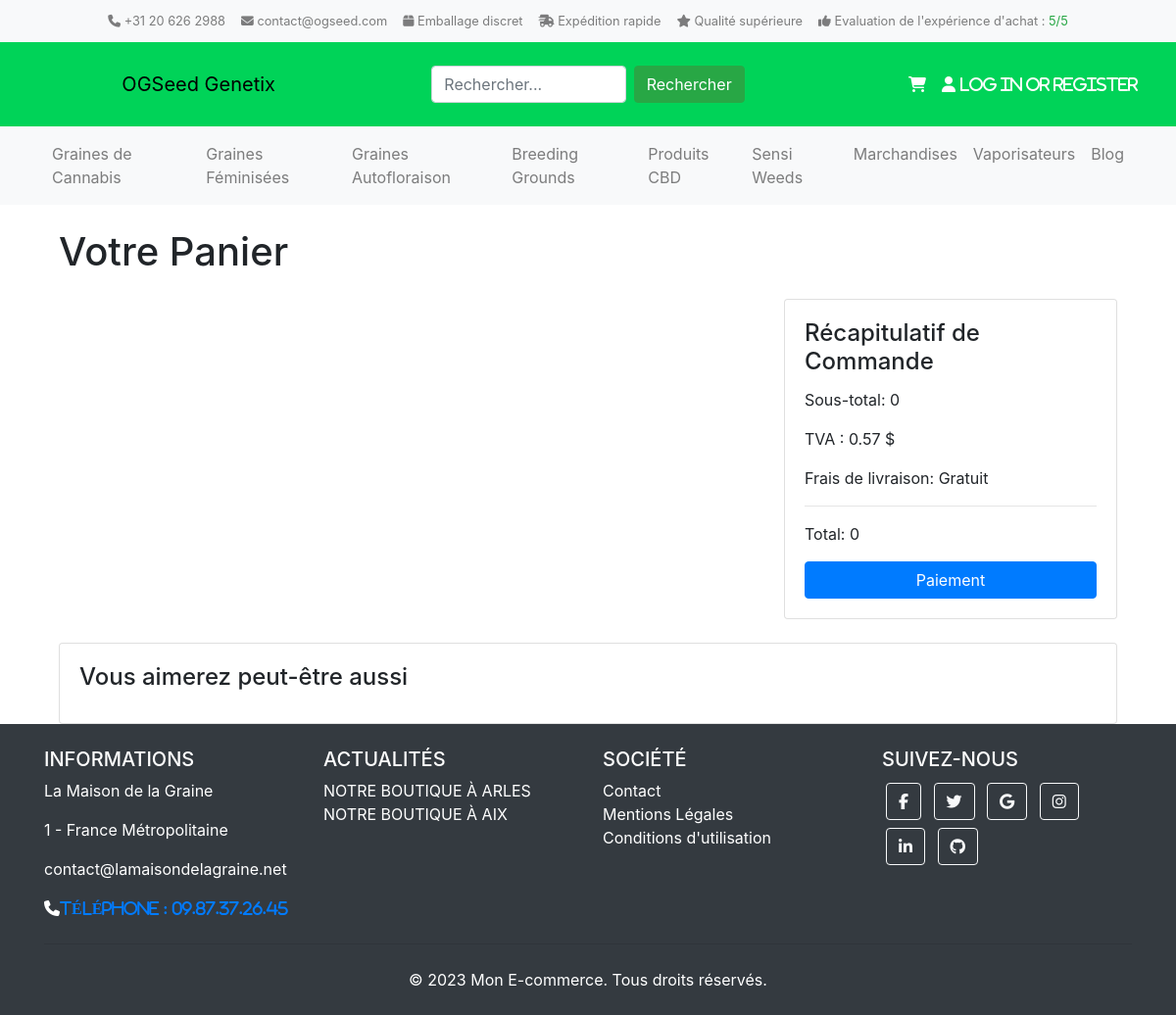
Before: /cart/ with the older database file.
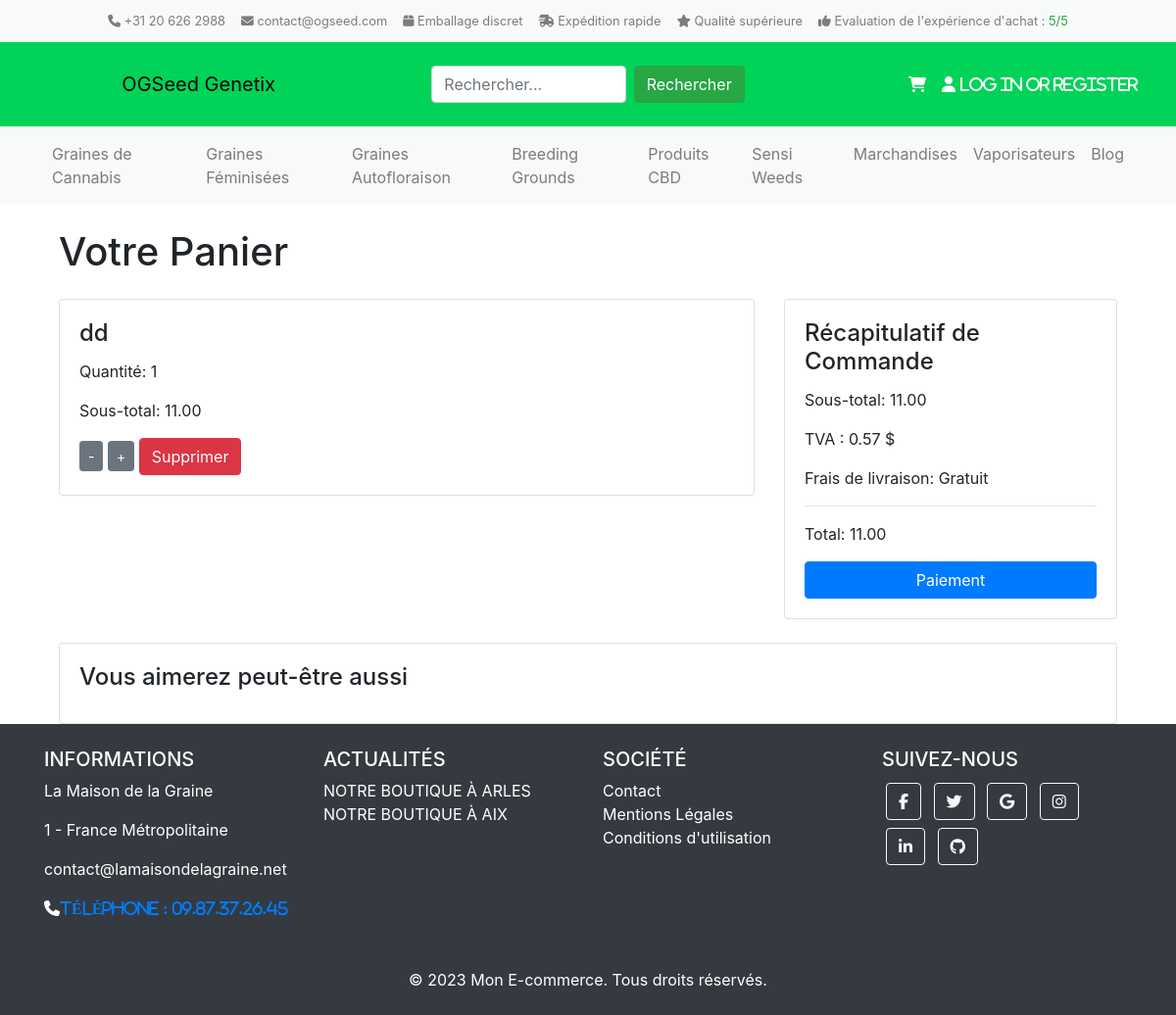
After: the same page with the newer database file.
### shop/models.py (models this page shows, shortened)
class Cart(models.Model):
    user = models.ForeignKey(get_user_model(), on_delete=models.CASCADE, blank=True, null=True)
    created_at = models.DateTimeField(auto_now_add=True)
    updated_at = models.DateTimeField(auto_now=True)
    def calculate_total(self):
        cart_items = self.cartitem_set.all()  # Récupère tous les articles du panier
        total = sum(item.subtotal for item in cart_items)
        return total

class CartItem(models.Model):
    cart = models.ForeignKey(Cart, on_delete=models.CASCADE)
    product = models.ForeignKey('shop.Product', on_delete=models.CASCADE)
    quantity = models.PositiveIntegerField(default=1)
    subtotal = models.DecimalField(max_digits=10, decimal_places=2, default=0.00)

class Product(models.Model):
    title = models.CharField(max_length=200)
    price = models.FloatField()
    description = models.TextField()
    category = models.ForeignKey(Category, related_name='categorie', on_delete=models.CASCADE)
    image = models.CharField(max_length=5000)
    date_added = models.DateTimeField(auto_now_add=True)
    class Meta:
        ordering = ['-date_added']

### shop/views.py (the view)
# urls.py: path('cart/', view_cart, name='cart'),
def view_cart(request):
    user = request.user
    if user.is_authenticated:
        cart, created = Cart.objects.get_or_create(user=user)
    else:
        cart, created = Cart.objects.get_or_create(user=None)
    cart_items = cart.cartitem_set.all()
    return render(request, 'shop/cart.html', {'cart': cart, 'cart_items': cart_items})

### shop/templates/shop/cart.html (shortened to what this page needs)
{% extends "shop/base.html" %}
{% block content %}
<div class="container">
    <h1 class="my-4">Votre Panier</h1>
    <div class="row">
        <div class="col-md-8">
            {% for item in cart_items %}
                <div class="card mb-3">
                    <div class="card-body">
                        <h4 class="card-title">{{ item.product.title }}</h4>
                        <p class="card-text">Quantité: <span id="quantity_{{ item.id }}">{{ item.quantity }}</span></p>
                        <p class="card-text">Sous-total: <span id="subtotal_{{ item.id }}">{{ item.subtotal }}</span></p>
                        <button data-id="{{ item.id }}" class="btn btn-sm btn-secondary decrease-quantity">-</button>
                        <button data-id="{{ item.id }}" class="btn btn-sm btn-secondary increase-quantity">+</button>
                        <a href="{% url 'remove_from_cart' item.id %}" class="btn btn-danger">Supprimer</a>
                    </div>
                </div>
            {% endfor %}
        </div>
        <div class="col-md-4">
            <div class="card">
                <div class="card-body">
                    <h4 class="card-title">Récapitulatif de Commande</h4>
                    <p class="card-text">Sous-total: <span id="subtotal-display">  {{ cart.calculate_total}}</p>
                    <p class="card-text">TVA : 0.57 $</p>
                    <p class="card-text">Frais de livraison: Gratuit</p>
                    <hr>
                    <p class="card-text">Total: <span id="cart-total">{{ cart.calculate_total }}</span></p>
                    <a href="#" class="btn btn-primary btn-block mt-3">Paiement</a>
                </div>
            </div>
        </div>
    </div>
    <div class="card mt-4">
        <div class="card-body">
            <h4 class="card-title">Vous aimerez peut-être aussi</h4>
        </div>
    </div>
</div>
{% endblock %}

### shop/templates/shop/base.html (shortened to what this page needs)
<!DOCTYPE html>
<html lang="fr">
<head>
    <link rel="stylesheet" href="https://cdn.jsdelivr.net/npm/bootstrap@4.0.0/dist/css/bootstrap.min.css">
    <link rel="stylesheet" href="https://kit.fontawesome.com/36611891d2.js">
    <link rel="stylesheet" href="https://stackpath.bootstrapcdn.com/bootstrap/4.5.2/css/bootstrap.min.css">
    <link rel="stylesheet" href="https://cdn.jsdelivr.net/npm/bootstrap@4.0.0/dist/css/bootstrap.min.css">
</head>
<body>
    <nav class="navbar top-navbar navbar-expand-lg navbar-light bg-light py-1">
            <div class="container d-flex justify-content-center small">
                <ul class="navbar-nav">
                    <li class="nav-item">
                        <a class="nav-link" href="#"><i class="fas fa-phone"></i> +31 20 626 2988</a>
                    </li>
                    <li class="nav-item">
                        <a class="nav-link" href="#"><i  class="fas fa-envelope"></i> contact@ogseed.com</a>
                    </li>
                    <li class="nav-item">
                        <a class="nav-link" href="#"><i class="fas fa-box"></i> Emballage discret</a>
                    </li>
                    <li class="nav-item">
                        <a class="nav-link" href="#"><i class="fas fa-shipping-fast"></i> Expédition rapide</a>
                    </li>
                    <li class="nav-item">
                        <a class="nav-link" href="#"><i class="fas fa-star"></i> Qualité supérieure</a>
                    </li>
                    <li class="nav-item">
                        <a class="nav-link" href="#">
                            <i class="fas fa-thumbs-up"></i> Evaluation de l'expérience d'achat : <span class="text-success">5/5</span>
                        </a>
                    </li>
                </ul>
            </div>
    </nav>
    <nav class="navbar navbar-expand-lg navbar-dark py-1" style="background-color: #00d358;">
        <div class="container d-flex justify-content-center ">
            <a class="navbar-brand" href="{% url 'Home'%}" style="color: black;">OGSeed Genetix</a>
        </div>
        <div class="container d-flex justify-content-center">
            <form class="justify-content-center align-items-center" method="GET" action="{% url 'Home' %}">
                <div class="card-body d-flex align-items-center">
                    <input class="form-control form-control-borderless flex-grow-1 mr-2" type="search" name="item-name" placeholder="Rechercher...">
                    <button class="btn btn-success" type="submit">Rechercher</button>
                </div>
            </form>
        </div>
        <div class="container d-flex justify-content-between ">
            <ul class="navbar-nav ml-auto">
                <li class="nav-item">
                    <a class="nav-link" href="{% url 'cart' %}"><i class="fas fa-shopping-cart" style="color: #ffffff;"></i></a>
                </li>
                <li class="nav-item">
                    {% if user.is_authenticated %}
                    <h3 class="text-white mr-3">Utilisateur : {{ user.first_name }}</h3>
                    <button class="btn btn-danger"><a class="text-white" href="{% url 'logout' %}">Déconnexion</a></button>
                    {% else %}
                    <a class="nav-link" href="{% url 'user_login' %}">
                        <i class="fas fa-user" style="color: #ffffff;font-size: 1em;"> Log in or register </i>
                    </a>
                    {% endif %}
                </li>
            </ul>
        </div>
    </nav>
    {% block subnavbar %}
    <nav class="navbar navbar-expand-lg navbar-light bg-light">
        <div class="container">
            <ul class="navbar-nav">
                <li class="nav-item">
                    <a class="nav-link" href="{% url 'graines_cannabis_view' %}">Graines de Cannabis</a>
                </li>
                <li class="nav-item">
                    <a class="nav-link" href="{% url 'graines_feminisees_view' %}">Graines Féminisées</a>
                </li>
                <li class="nav-item">
                    <a class="nav-link" href="{% url 'graines_autofloraison_view' %}">Graines Autofloraison</a>
                </li>
                <li class="nav-item">
                    <a class="nav-link" href="{% url 'breeding_grounds_view' %}">Breeding Grounds</a>
                </li>
                <li class="nav-item">
                    <a class="nav-link" href="{% url 'produits_cbd_view' %}">Produits CBD</a>
                </li>
                <li class="nav-item">
                    <a class="nav-link" href="{% url 'sensi_weeds_view' %}">Sensi Weeds</a>
                </li>
                <li class="nav-item">
                    <a class="nav-link" href="{% url 'marchandises_view' %}">Marchandises</a>
                </li>
                <li class="nav-item">
                    <a class="nav-link" href="{% url 'vaporisateur_view' %}">Vaporisateurs</a>
                </li>
                <li class="nav-item">
                    <a class="nav-link" href="#">Blog</a>
                </li>
            </ul>
        </div>
    </nav>
    {% endblock %}
    <div class="container mt-4">
        {% block content %}{% endblock %}
    </div>
    <footer class="bg-dark text-white py-4">
        <div class="container">
            <div class="row">
                <div class="col-lg-3 col-md-6 mb-4 mb-lg-0">
                    <h5 class="text-uppercase">Informations</h5>
                    <p>La Maison de la Graine</p>
                    <p>1 - France Métropolitaine</p>
                    <p>contact@lamaisondelagraine.net</p>
                    <i class="fas fa-phone"><a href="">TÉLÉPHONE : 09.87.37.26.45</a></i>
                </div>
                <div class="col-lg-3 col-md-6 mb-4 mb-lg-0">
                    <h5 class="text-uppercase">Actualités</h5>
                    <p><a href="#!" class="text-white">NOTRE BOUTIQUE À ARLES</a><br><a href="#!" class="text-white">NOTRE BOUTIQUE À AIX</a></p>
                </div>
                <div class="col-lg-3 col-md-6 mb-4 mb-lg-0">
                    <h5 class="text-uppercase">Société</h5>
                    <ul class="list-unstyled">
                        <li><a href="/contact" class="text-white">Contact</a></li>
                        <li><a href="#!" class="text-white">Mentions Légales</a></li>
                        <li><a href="#!" class="text-white">Conditions d'utilisation</a></li>
                    </ul>
                </div>
                <div class="col-lg-3 col-md-6 mb-4 mb-lg-0">
                    <h5 class="text-uppercase">Suivez-nous</h5>
                    <a href="#!" class="btn btn-outline-light btn-floating m-1"><i class="fab fa-facebook-f"></i></a>
                    <a href="#!" class="btn btn-outline-light btn-floating m-1"><i class="fab fa-twitter"></i></a>
                    <a href="#!" class="btn btn-outline-light btn-floating m-1"><i class="fab fa-google"></i></a>
                    <a href="#!" class="btn btn-outline-light btn-floating m-1"><i class="fab fa-instagram"></i></a>
                    <a href="#!" class="btn btn-outline-light btn-floating m-1"><i class="fab fa-linkedin-in"></i></a>
                    <a href="#!" class="btn btn-outline-light btn-floating m-1"><i class="fab fa-github"></i></a>
                </div>
            </div>
            <hr class="my-4">
            <div class="text-center">
                <p class="mb-0">© 2023 Mon E-commerce. Tous droits réservés.</p>
            </div>
        </div>
    </footer>
</body>
</html>

Changed rows visible on the page:
added CartItem: product "dd", quantity "1", subtotal "11.00"
changed Cart: calculate_total "0" → "11.00"
